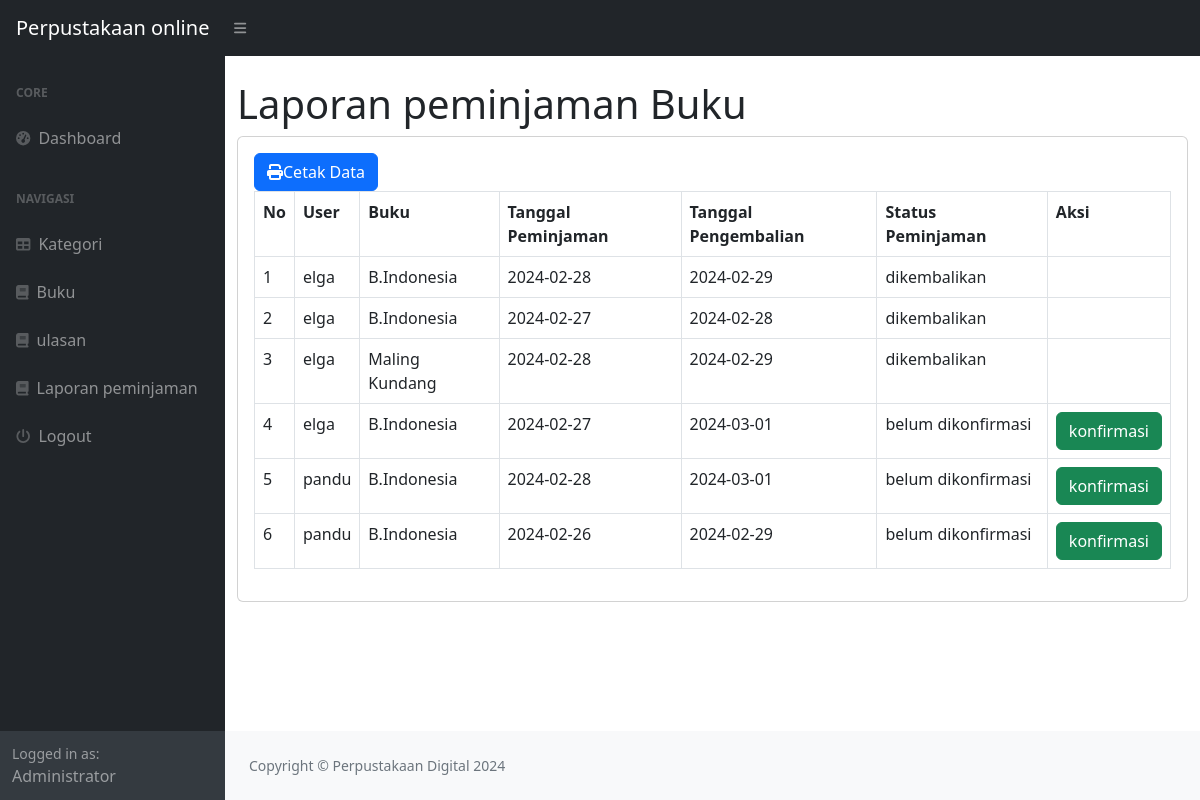
Screenshot of /index.php?page=laporan (signed in) with the database file from the repository.
### tables this page shows
CREATE TABLE `peminjaman` (
  `id_peminjaman` int(11) NOT NULL,
  `id_user` int(11) DEFAULT NULL,
  `id_buku` int(11) DEFAULT NULL,
  `tanggal_peminjaman` varchar(50) DEFAULT NULL,
  `tanggal_pengembalian` varchar(50) DEFAULT NULL,
  `status_peminjaman` enum('dipinjam','dikembalikan','belum dikonfirmasi') DEFAULT NULL
);

CREATE TABLE `user` (
  `id_user` int(11) NOT NULL,
  `nama` varchar(50) DEFAULT NULL,
  `username` varchar(50) DEFAULT NULL,
  `password` varchar(50) DEFAULT NULL,
  `email` varchar(50) DEFAULT NULL,
  `alamat` text DEFAULT NULL,
  `no_telpon` varchar(50) DEFAULT NULL,
  `level` enum('admin','petugas','peminjam') DEFAULT NULL
);

CREATE TABLE `buku` (
  `id_buku` int(11) NOT NULL,
  `id_kategori` int(11) DEFAULT NULL,
  `sampul` varchar(20) NOT NULL,
  `judul` varchar(20) DEFAULT NULL,
  `penulis` varchar(50) DEFAULT NULL,
  `tahun_terbit` int(11) DEFAULT NULL,
  `deskripsi` text NOT NULL,
  `stok` int(11) NOT NULL
);

### laporan.php (the view, shortened to what this page needs)
<h1 class="mt-4">Laporan peminjaman Buku</h1>
<div class="card">
    <div class="card-body">
    <div class="row">
    <div class="col-md-12">
            <a href="cetak.php" target="_blank" class="btn btn-primary"><i class="fa fa-print"></i>Cetak Data</a>
            <table class="table table-bordered" id="datatable" width="100%" cellspacing="0">
                <tr>
                    <th>No</th>
                    <th>User</th>
                    <th>Buku</th>
                    <th>Tanggal Peminjaman</th>
                    <th>Tanggal Pengembalian</th>
                    <th>Status Peminjaman</th>
                    <th>Aksi</th>
                </tr>
                <?php
                $i = 1;
                    $query = mysqli_query($koneksi, "SELECT*FROM peminjaman LEFT JOIN user on user.id_user = peminjaman.id_user LEFT JOIN buku on buku.id_buku = peminjaman.id_buku");
                    while($data = mysqli_fetch_array($query)){
                        ?>
                        <tr>
                            <td><?php echo $i++; ?></td>
                            <td><?php echo $data['nama']; ?></td>
                            <td><?php echo $data['judul']; ?></td>
                            <td><?php echo $data['tanggal_peminjaman']; ?></td>
                            <td><?php echo $data['tanggal_pengembalian']; ?></td>
                            <td><?php echo $data['status_peminjaman']; ?></td>
                            <td>
                                <?php if ($data['status_peminjaman'] == 'belum dikonfirmasi' ) { ?>
                                    <a href="?page=peminjaman_konfirmasi&&id=<?php echo $data['id_peminjaman']; ?>" class="btn btn-success">konfirmasi</a>
                                <?php } ?>
                            </td>
                        </tr>
                        <?php
                    }
                ?>
        </table>
    </div>
 </div>
        </div>
</div>

### rows the page displays
peminjaman: id_user.nama "elga", id_buku.judul "B.Indonesia", tanggal_peminjaman "2024-02-28", tanggal_pengembalian "2024-02-29", status_peminjaman "dikembalikan"
peminjaman: id_user.nama "elga", id_buku.judul "B.Indonesia", tanggal_peminjaman "2024-02-27", tanggal_pengembalian "2024-02-28", status_peminjaman "dikembalikan"
peminjaman: id_user.nama "elga", id_buku.judul "Maling Kundang", tanggal_peminjaman "2024-02-28", tanggal_pengembalian "2024-02-29", status_peminjaman "dikembalikan"
peminjaman: id_user.nama "elga", id_buku.judul "B.Indonesia", tanggal_peminjaman "2024-02-27", tanggal_pengembalian "2024-03-01", status_peminjaman "belum dikonfirmasi"
peminjaman: id_user.nama "pandu", id_buku.judul "B.Indonesia", tanggal_peminjaman "2024-02-28", tanggal_pengembalian "2024-03-01", status_peminjaman "belum dikonfirmasi"
peminjaman: id_user.nama "pandu", id_buku.judul "B.Indonesia", tanggal_peminjaman "2024-02-26", tanggal_pengembalian "2024-02-29", status_peminjaman "belum dikonfirmasi"

### other values shown
$_SESSION['user']['nama'] "Administrator"
